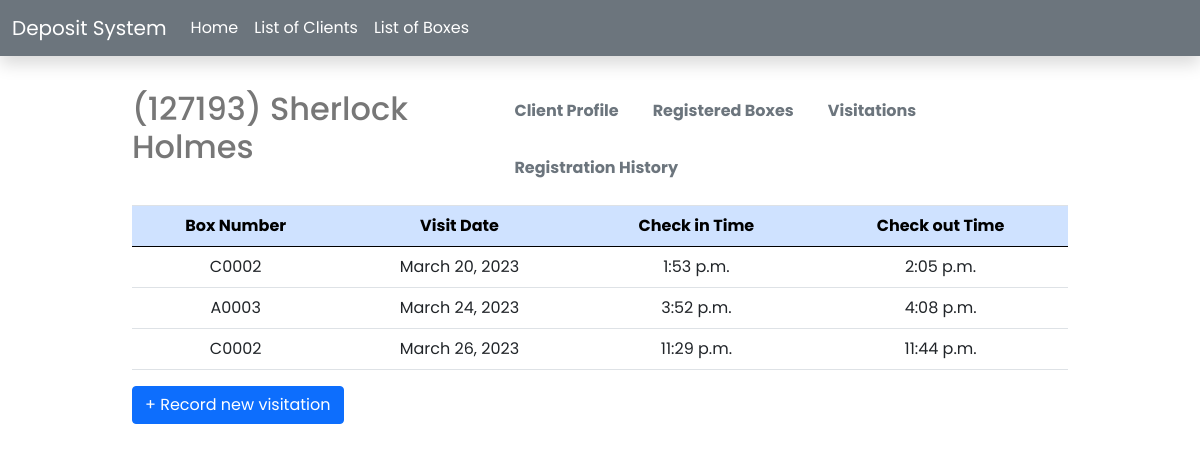
Screenshot of /clients/323d6d33-aa47-431e-b466-7ee8eea8f3b7/visitations/ with the database file from the repository.
### main/models.py (models this page shows, shortened)
class Client(models.Model):
    id = models.UUIDField(primary_key=True, default=uuid.uuid4, editable=False)
    pic_url = models.TextField()
    client_id = models.CharField(max_length=255)
    name = models.CharField(max_length=255)
    address = models.TextField()
    email = models.EmailField()
    phone = models.CharField(max_length=20)
    hair_color = models.CharField(max_length=255)
    eye_color = models.CharField(max_length=255)
    height = models.CharField(max_length=255)
    weight = models.CharField(max_length=255)
    firm_name = models.CharField(max_length=255)
    firm_location = models.CharField(max_length=255)
    birthdate = models.DateField()

class Visitation(models.Model):
    id = models.UUIDField(primary_key=True, default=uuid.uuid4, editable=False)
    client = models.ForeignKey(Client, on_delete=models.CASCADE)
    box = models.ForeignKey(Box, on_delete=models.CASCADE)
    visit_date = models.DateField()
    check_in = models.TimeField()
    check_out = models.TimeField()

class Box(models.Model):
    id = models.UUIDField(primary_key=True, default=uuid.uuid4, editable=False)
    box_number = models.CharField(max_length=255)
    size = models.CharField(max_length=20)
    available = models.BooleanField()

### main/views.py (the view)
# urls.py: path('clients/<str:pk>/visitations/', views.visitations, name='visitations'),
def visitations(request, pk):
    client = Client.objects.get(pk=pk)
    visits = Visitation.objects.filter(client = client).order_by('visit_date')
    return render(request, 'clients/visitations.html', {
        'client': client,
        'visits': visits,
    })

### templates/clients/visitations.html (shortened to what this page needs)
{% extends 'home.html' %}
{% block content %}
{% include 'client-tabs.html' %}
<div class="reg-boxes">
    <table class='table text-center text-middle'>
        <thead>
            <tr class="table-primary">
                <th scope='col'>Box Number</th>
                <th scope='col'>Visit Date</th>
                <th scope='col'>Check in Time</th>
                <th scope='col'>Check out Time</th>
            </tr>
        </thead>
        <tbody>
            {% for v in visits %}
            <tr>
                <td scope='col'> {{v.box.box_number}} </td>
                <td scope='col'> {{v.visit_date}} </td>
                <td scope='col'> {{v.check_in}} </td>
                <td scope='col'> {{v.check_out}} </td>
            </tr>
            {% endfor %}
        </tbody>
    </table>
    <a href="{% url 'add-visitation' client.id  %}" class="btn btn-primary"> + Record new visitation </a>
</div>
{% endblock %}

### templates/client-tabs.html (shortened to what this page needs)
{% block content %}
<div class="tabs nav-tabs">
    <div class="del">
        <h2 class="client-name"> ({{client.client_id}}) {{client.name}} </h2>
    </div>
    <ul class="nav">
        <li class="nav-item">
            <a id="reg-boxes" class="nav-link text-secondary" href='{% url "client-profile" client.id %}'><b> Client Profile </b></a>
        </li>
        <li class="nav-item">
            <a id="reg-boxes" class="nav-link text-secondary" href='{% url "client-dashboard" client.id %}'><b> Registered Boxes </b></a>
        </li>
        <li class="nav-item">
            <a id="reg-boxes" class="nav-link text-secondary" href='{% url "visitations" client.id %}'><b> Visitations </b></a>
        </li>
        <li class="nav-item">
            <a id="reg-histo" class="nav-link text-secondary" href="{% url 'remove-box' client.id  %}"><b> Registration History </b></a>
        </li>
    </ul>
</div>
{% endblock %}

### templates/client-tabs.html (style rules this page uses)
.tabs { width: 100%; display: flex; flex-direction: row; justify-content: space-between; }
.del { display: flex; flex-direction: column; justify-content: space-between; margin-bottom: 30px; }

### templates/clients/visitations.html (style rules this page uses)
.reg-boxes { width: 100%; }

### templates/home.html (style rules this page uses)
* { font-family: 'Poppins', sans-serif; }
body { display: flex; flex-direction: column; justify-content: center; align-items: center; }
h2 { color: #777; }
a { text-decoration: none; }

### rows the page displays
Client: client_id "127193", name "Sherlock Holmes"
Visitation: box.box_number "C0002", visit_date "March 20, 2023", check_in "1:53 p.m.", check_out "2:05 p.m."
Visitation: box.box_number "A0003", visit_date "March 24, 2023", check_in "3:52 p.m.", check_out "4:08 p.m."
Visitation: box.box_number "C0002", visit_date "March 26, 2023", check_in "11:29 p.m.", check_out "11:44 p.m."
